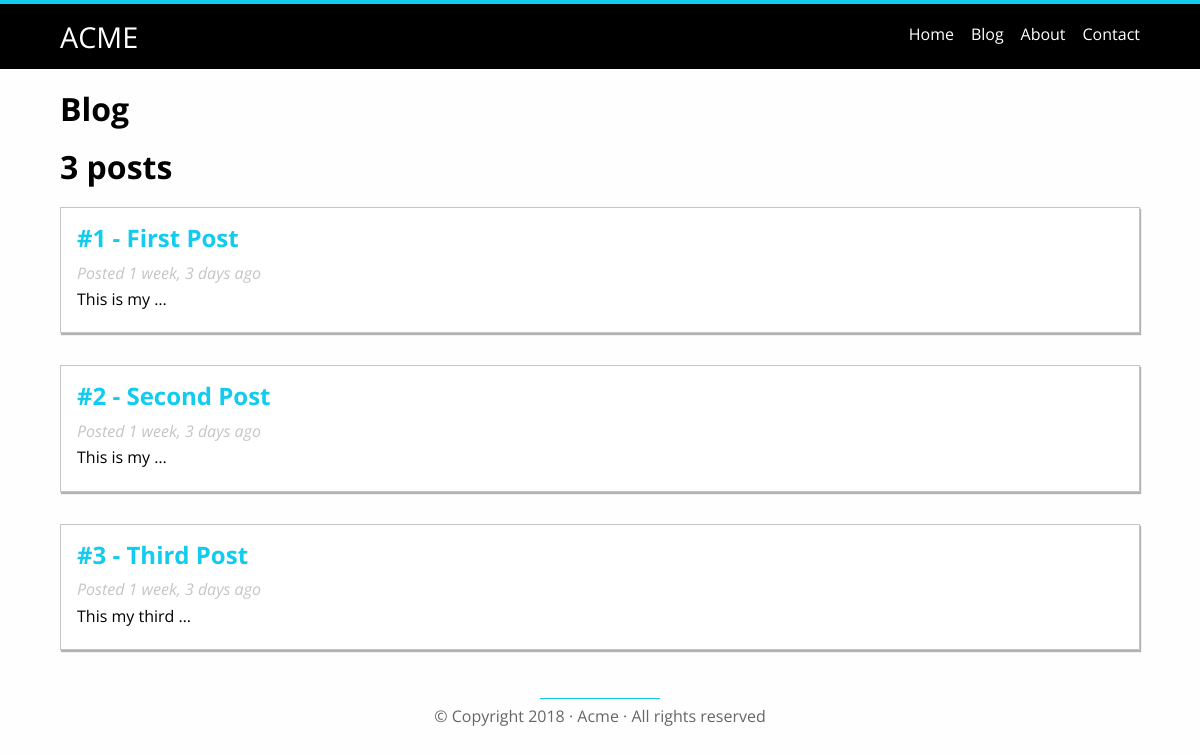
Screenshot of /blog/ with the database file from the repository.
### blog/models.py (models this page shows, shortened)
class TimestampModel(models.Model):
    created_at = models.DateTimeField(auto_now_add=True)
    updated_at = models.DateTimeField(auto_now=True)
    class Meta:
        abstract = True

class Post(TimestampModel):
    title = models.CharField(max_length=255)
    body = models.TextField()

### blog/views.py (the view)
def index(request):
    posts = Post.objects.all()
    return render(request, 'blog/index.html', {'posts':posts})

### blog/templates/blog/index.html (shortened to what this page needs)
{% extends 'blog/base.html' %}
{% block body %}
    <h1>{{posts|length}} posts</h1>
    {% for post in posts %}
        <article>
            <h2 class="title">
                <a href="{% url 'blog:show' post.id %}">#{{post.id}} - {{post.title}}</a>
            </h2>
            <p class="time">
                <time datetime="{{post.created_at|date:'Y-m-d'}}">
                    Posted {{post.created_at|timesince}} ago
                </time>
            </p>
            <p class="content">{{post.body|truncatewords:3}}</p>
        </article>
        {% empty %}
            <p>Sorry, no post availble</p>
    {% endfor %}
{% endblock body %}

### blog/templates/blog/base.html
{% extends 'layouts/base.html' %}
{% load static %}
{% block stylesheets %}
    <link rel="stylesheet" href="{% static 'blog/css/styles.css' %}">
{% endblock stylesheets %}
{% block content %}
    <h1>Blog</h1>
    {% block body %}{% endblock body %}
{% endblock content %}

### templates/layouts/base.html (shortened to what this page needs)
{% load static %}
<!DOCTYPE html>
<html lang="en">
<head>
    <link rel="stylesheet" href="https://cdnjs.cloudflare.com/ajax/libs/normalize/8.0.0/normalize.min.css">
    <link rel="stylesheet" href="{% static 'css/styles.css' %}">
    {% block stylesheets %}{% endblock %}
</head>
<body>
    {% include 'layouts/_nav.html' %}
   <div class="wrapper">
        {% block content %}{% endblock %}
   </div>
   {% include 'layouts/_footer.html' %}
</body>
</html>

### templates/layouts/_nav.html
<nav class="navbar">
   <div class="wrapper">
        <a href="{% url 'home' %}" class="navbar-brand">ACME</a>
        <ul class="navbar-right">
            <li><a href="{% url 'home' %}">Home</a></li>
            <li><a href="{% url 'blog:index' %}">Blog</a></li>
            <li><a href="{% url 'about' %}">About</a></li>
            <li><a href="{% url 'contact' %}">Contact</a></li>
        </ul>
   </div>
</nav>

### templates/layouts/_footer.html
<footer class="footer text-center">
    <p>&copy; Copyright {% now 'Y' %} &middot; Acme &middot; All rights reserved</p>
</footer>

### static/css/styles.css (style rules this page uses)
* { margin: 0; padding: 0; }
.wrapper { width: 1440px; max-width: 90%; margin: 0 auto; }
.text-center { text-align: center; }
body { font-family: 'Open Sans', Helvetica, Arial, sans-serif ; background-color: #fefefe; }
.navbar { background-color:#000; border-top: 4px solid #1ce; padding: 1em 0; }
.navbar .navbar-brand { font-size: 1.8em; color: #fff; text-decoration: none; }
.navbar .navbar-right { float: right; }
.navbar .navbar-right li { display: inline-block; list-style: none; margin-top: 0.3em; margin-right: 0.8em; }
.navbar .navbar-right li:last-child { margin-right: 0; }
.navbar .navbar-right li a { color: #fff; text-decoration: none; }
.footer { margin-top: 3em; color: rgba(0, 0, 0, 0.6) }
.footer:before { content: " "; display: block; height: 1px; background-color: #1ce; width: 10%; margin: 0.5em auto; }

### blog/static/blog/css/styles.css (style rules this page uses)
article { background-color: #fff; border: 1px solid #c5c5c5; margin-bottom: 2em; padding: 1em; box-shadow: 1px 2px 1px rgba(0, 0, 0, 0.3); }
article .title { margin-bottom: 0.5em; }
article .title a { color: #1ce; text-decoration: none; }
article .time { font-style: italic; color: #c5c5c5; }
article .content { padding: 0.5em 0; }

### rows the page displays
Post: id "1", title "First Post", created_at "1 week, 3 days", body "This is my …"
Post: id "2", title "Second Post", created_at "1 week, 3 days", body "This is my …"
Post: id "3", title "Third Post", created_at "1 week, 3 days", body "This my third …"

### other values shown
{{ posts|length }} "3"
